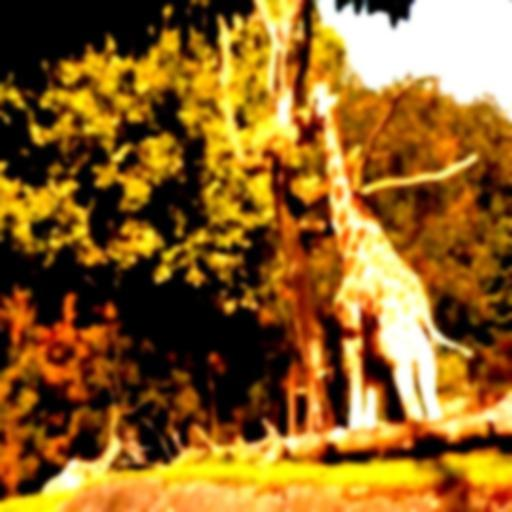
#> input picture COCO dataset analysis with Pytorch/datasets/coco128/images/train2017/000000000025.jpg, 512 x 512 px, found by its file name
$ jupyter execute --allow-errors coco_dataset_analysis.ipynb   (shell and % lines are left out)
#> lines starting #> are read from the running program, lines starting #| are printed output that depends on the picture
[cell 1]

%cd yolov5

import torch
import utils
#> (the rest of this cell did not finish here and is left out)

The coco128 is a subset of the coco dataset. It contains 128 images and 80 classes. The images are of different sizes and the classes are not evenly distributed. For full data download use the command
`!bash data/scripts/get_coco.sh`

[cell 2]
import torch
from IPython.display import Image, clear_output  # to display images

[cell 3]
import torch
from torchvision.datasets import CocoDetection
from torchvision.datasets import ImageFolder
from torchvision.transforms import transforms
import matplotlib.pyplot as plt

[cell 4]
from pathlib import Path
import matplotlib.image as img
testImage = img.imread("/Users/rounaksarkar/Desktop/ML:AI/4. Computer Vision/COCO dataset analysis with Pytorch/datasets/coco128/images/train2017/000000000025.jpg")
#> testImage is the input picture: shape (512, 512, 3); mean R, G, B 143.5, 99.8, 35.9
plt.imshow(testImage)
#> (this line was passed over: IPython is not available in this run)

## Data Preparation

### Data Augmentation

[cell 5]
try:
    import albumentations
except ImportError:
    %pip install albumentations --upgrade

[cell 6]
# Data augmentation
import albumentations as A
from albumentations.pytorch.transforms import ToTensorV2

#> (the rest of this cell did not finish here and is left out)

### Data Quality Check

Data Quality Check involves several steps:

1. Check if the data is corrupted
2. Check if the data is valid
3. Check if the data is balanced

[cell 7]
# 1. Check if the data is corrupted

import os
import numpy as np
from PIL import Image
from tqdm import tqdm

def check_corrupted_images(path):
    for filename in tqdm(os.listdir(path)):
        try:
            img = Image.open(os.path.join(path, filename))  # open the image file
            img.verify()  # verify that it is, in fact an image
        except (IOError, SyntaxError) as e:
            print('Bad file:', filename)  # print out the names of corrupt files

#> (the rest of this cell did not finish here and is left out)

[cell 8]
# 2. Check if the annotations are corrupted

import json

def check_corrupted_annotations(path):
    for filename in tqdm(os.listdir(path)):
        try:
            with open(os.path.join(path, filename)) as f:
                data = json.load(f)
        except (IOError, SyntaxError) as e:
            print('Bad file:', filename)  # print out the names of corrupt files

check_corrupted_annotations("/Users/rounaksarkar/Desktop/coco_128_analysis/COCO dataset analysis with Pytorch/datasets/coco128/images")

This shows 100% of the data is valid and balanced.

[cell 9]
try:
    import pycocotools
except ImportError:
    %pip install pycocotools

### Enhancing Quality for the image data

There are several ways to enhance the quality of the image data:

1. Resizing Images

2. Adjusting Image Contrast

3. Adjusting Image Brightness

4. Adjusting Image Sharpness

[cell 10]
# 1. Resizing the images

import os

def resize_images(path, size):
#> called with size = (512, 512)
    for filename in tqdm(os.listdir(path)):
        try:
            img = Image.open(os.path.join(path, filename))  # open the image file
            img = img.resize(size)
            img.save(os.path.join(path, filename))
        except (IOError, SyntaxError) as e:
            print('Bad file:', filename)  # print out the names of corrupt files
#> pass 2 of the loop in resize_images, `for filename in tqdm(os.listdir(path)):`:
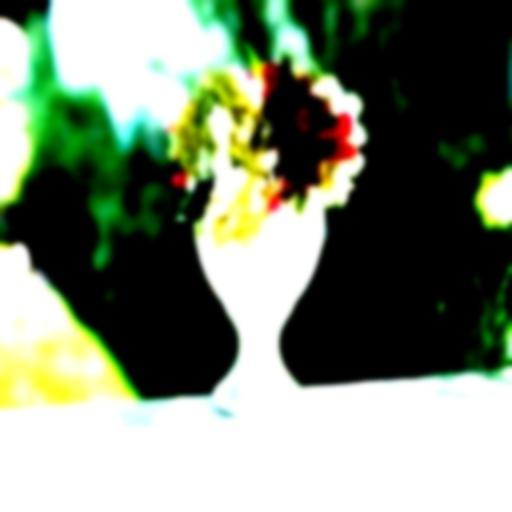
#> input picture COCO dataset analysis with Pytorch/datasets/coco128/images/train2017/000000000030.jpg, 512 x 512 px, found by its file name
#> in resize_images, img is the input picture: PIL image 512x512 RGB; mean R, G, B 125.7, 137.4, 117.4
#> pass 3 of the loop in resize_images, `for filename in tqdm(os.listdir(path)):`:
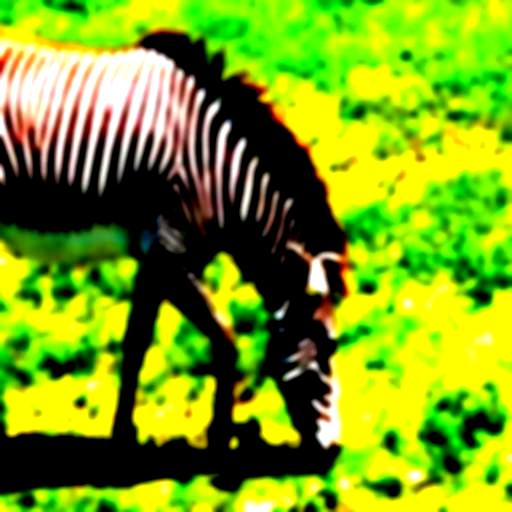
#> input picture COCO dataset analysis with Pytorch/datasets/coco128/images/train2017/000000000034.jpg, 512 x 512 px, found by its file name
#> in resize_images, img is the input picture: PIL image 512x512 RGB; mean R, G, B 122, 160.2, 21.1
#> the loop made 4 passes; the first 3 are shown

resize_images("/Users/rounaksarkar/Desktop/coco_128_analysis/COCO dataset analysis with Pytorch/datasets/coco128/images/train2017", (512,512))

# After resizing printing the result through an image

import matplotlib.image as img
testImage1 = img.imread("/Users/rounaksarkar/Desktop/coco_128_analysis/COCO dataset analysis with Pytorch/datasets/coco128/images/train2017/000000000042.jpg")
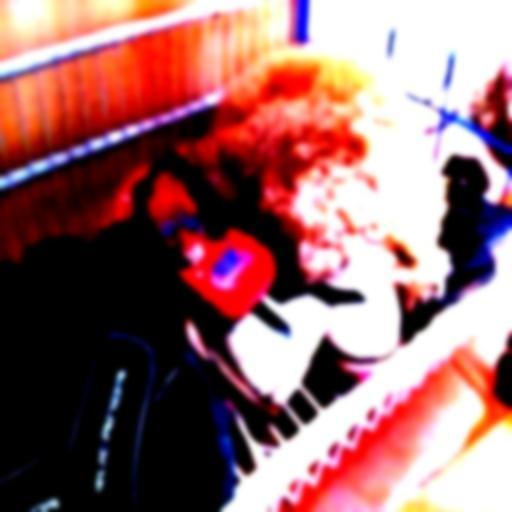
#> testImage1: shape (512, 512, 3); mean R, G, B 150.8, 104.1, 105.7
plt.imshow(testImage1)
#> (this line was passed over: IPython is not available in this run)

[cell 11]
# Displaying the original image

import matplotlib.pyplot as plt
import matplotlib.image as img

testImage = img.imread("/Users/rounaksarkar/Desktop/coco_128_analysis/COCO dataset analysis with Pytorch/datasets/coco128/images/train2017/000000000042.jpg")
plt.imshow(testImage)
#> (this line was passed over: IPython is not available in this run)

[cell 12]
# 2. Adjusting image contrast

from PIL import Image, ImageEnhance

def adjust_contrast(path, contrast_factor):
#> called with contrast_factor = 1.5
    for filename in tqdm(os.listdir(path)):
        try:
            img = Image.open(os.path.join(path, filename))  # open the image file
            enhancer = ImageEnhance.Contrast(img)
            img = enhancer.enhance(contrast_factor)
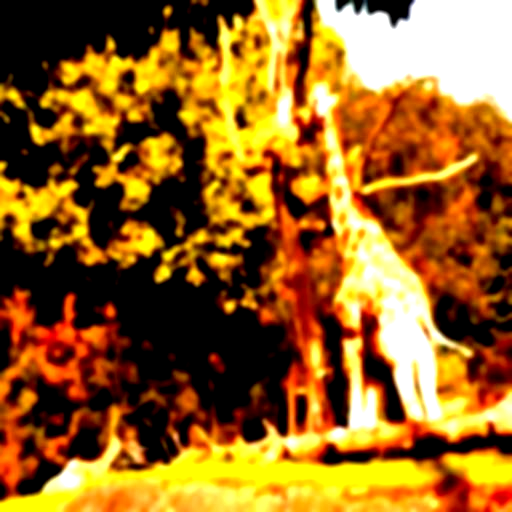
#> img: PIL image 512x512 RGB; mean R, G, B 150.7, 100.3, 31
            img.save(os.path.join(path, filename))
        except (IOError, SyntaxError) as e:
            print('Bad file:', filename)  # print out the names of corrupt files
#> pass 2 of the loop in adjust_contrast, `for filename in tqdm(os.listdir(path)):`:
#> in adjust_contrast, `img = enhancer.enhance(contrast_factor)`:
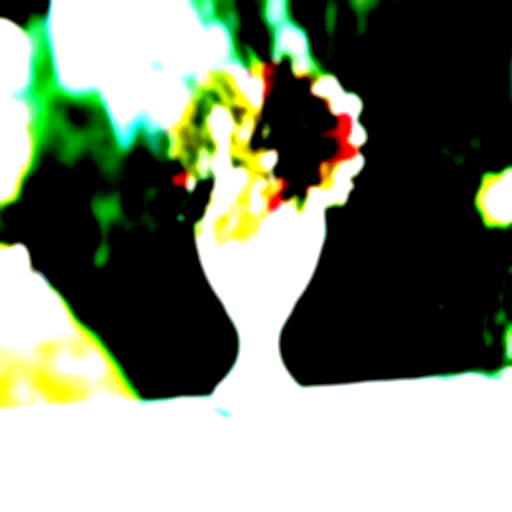
#> img: PIL image 512x512 RGB; mean R, G, B 125.7, 136.4, 116.8
#> pass 3 of the loop in adjust_contrast, `for filename in tqdm(os.listdir(path)):`:
#> in adjust_contrast, `img = enhancer.enhance(contrast_factor)`:
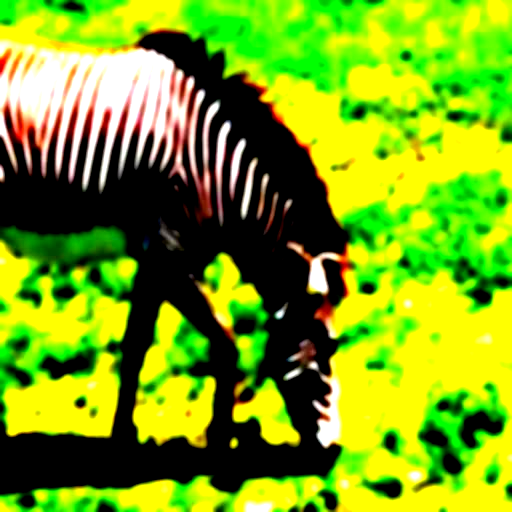
#> img: PIL image 512x512 RGB; mean R, G, B 121, 162.6, 18.9
#> the loop made 4 passes; the first 3 are shown

adjust_contrast("/Users/rounaksarkar/Desktop/coco_128_analysis/COCO dataset analysis with Pytorch/datasets/coco128/images/train2017", 1.5)


# After adjusting contrast printing the result through an image

testImage2 = img.imread("/Users/rounaksarkar/Desktop/coco_128_analysis/COCO dataset analysis with Pytorch/datasets/coco128/images/train2017/000000000042.jpg")
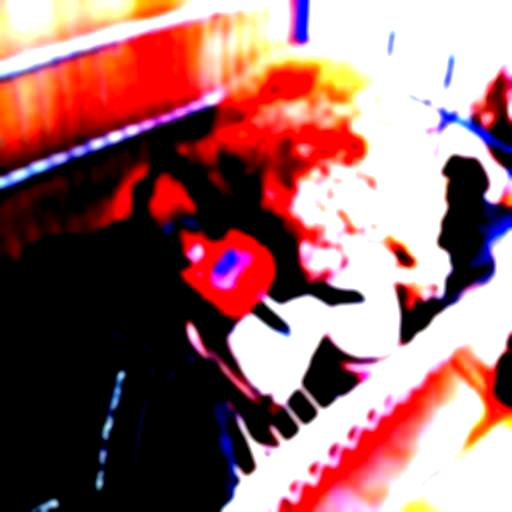
#> testImage2: shape (512, 512, 3); mean R, G, B 151.5, 104.7, 105.5
plt.imshow(testImage2)
#> (this line was passed over: IPython is not available in this run)

[cell 13]
# 3. Applying Image Filters


from PIL import Image, ImageFilter

def apply_filter(path, filter):
    for filename in tqdm(os.listdir(path)):
        try:
            img = Image.open(os.path.join(path, filename))  # open the image file
            img = img.filter(filter)
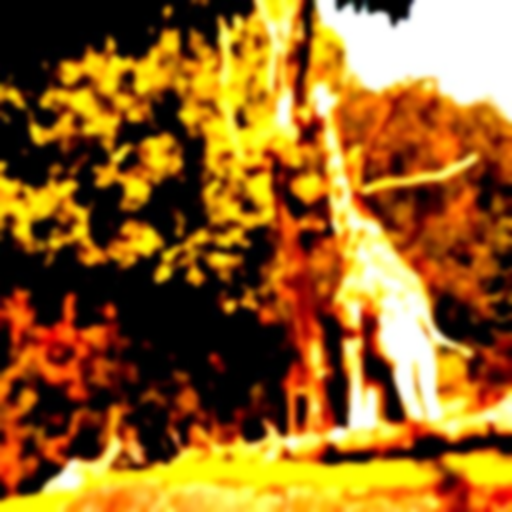
#> img: PIL image 512x512 RGB; mean R, G, B 150.1, 100.6, 32.7
            img.save(os.path.join(path, filename))
        except (IOError, SyntaxError) as e:
            print('Bad file:', filename)  # print out the names of corrupt files
#> pass 2 of the loop in apply_filter, `for filename in tqdm(os.listdir(path)):`:
#> in apply_filter, `img = img.filter(filter)`:
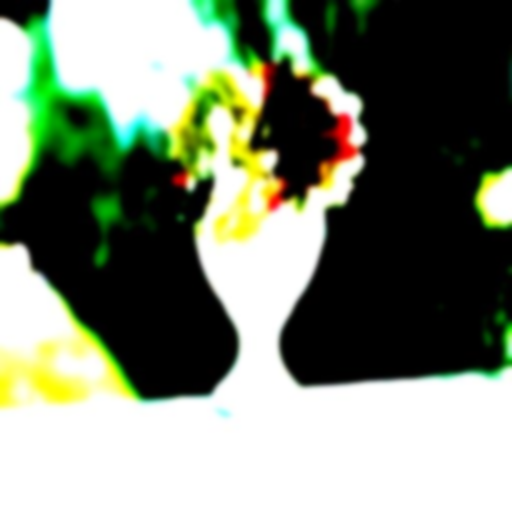
#> img: PIL image 512x512 RGB; mean R, G, B 125.8, 136.3, 117
#> pass 3 of the loop in apply_filter, `for filename in tqdm(os.listdir(path)):`:
#> in apply_filter, `img = img.filter(filter)`:
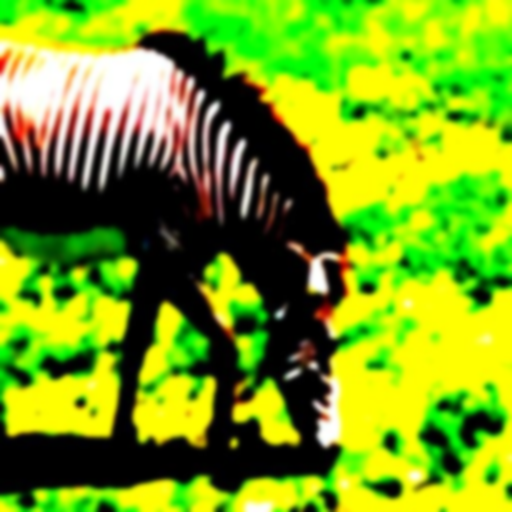
#> img: PIL image 512x512 RGB; mean R, G, B 121, 162.3, 20.7
#> the loop made 4 passes; the first 3 are shown

apply_filter("/Users/rounaksarkar/Desktop/coco_128_analysis/COCO dataset analysis with Pytorch/datasets/coco128/images/train2017", ImageFilter.GaussianBlur(2))


# After applying filter printing the result through an image

testImage3 = img.imread("/Users/rounaksarkar/Desktop/coco_128_analysis/COCO dataset analysis with Pytorch/datasets/coco128/images/train2017/000000000042.jpg")
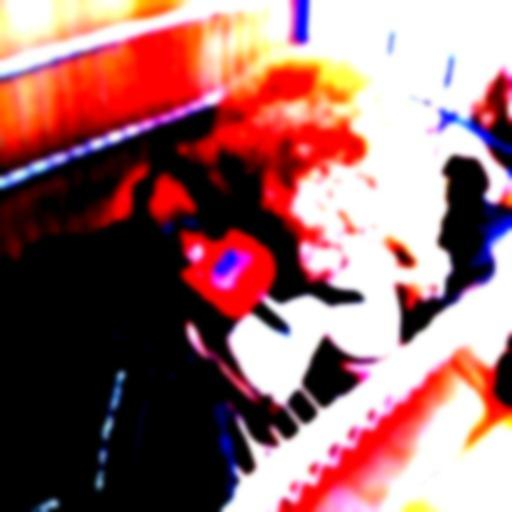
#> testImage3: shape (512, 512, 3); mean R, G, B 151.3, 104.8, 105.5
plt.imshow(testImage3)
#> (this line was passed over: IPython is not available in this run)
